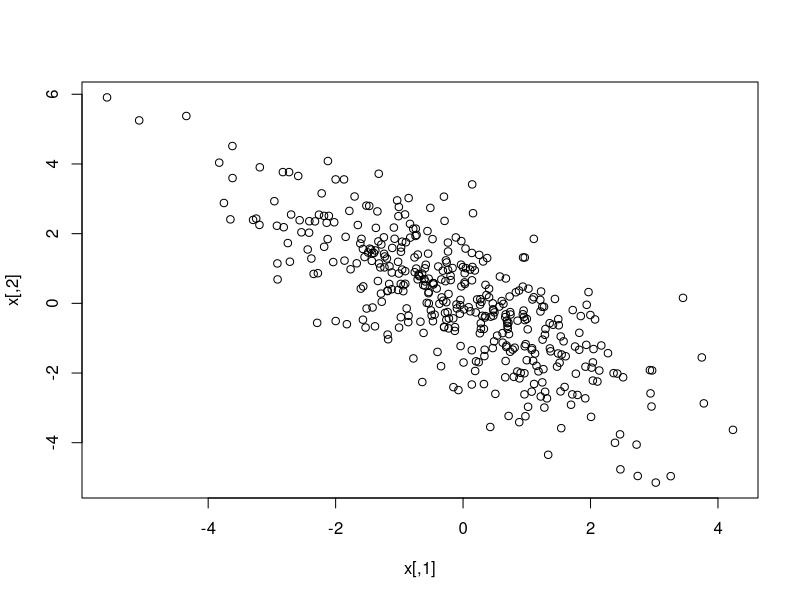
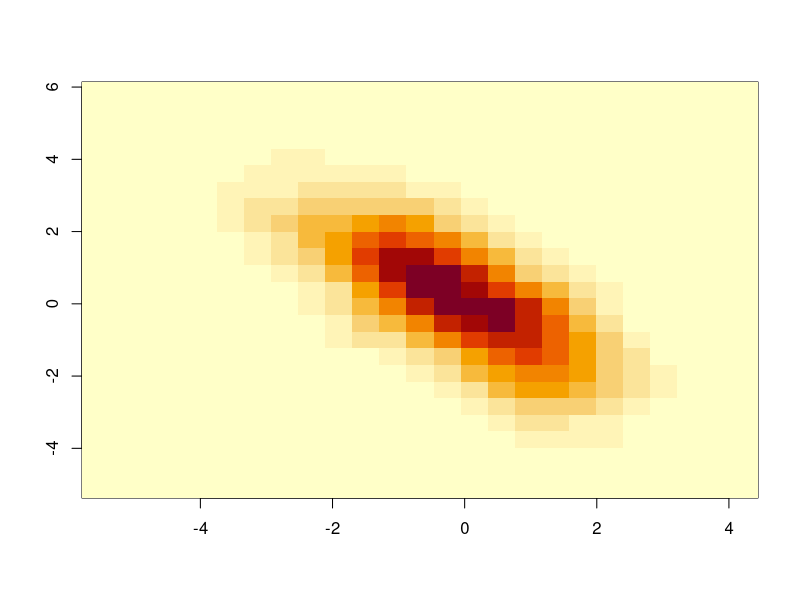
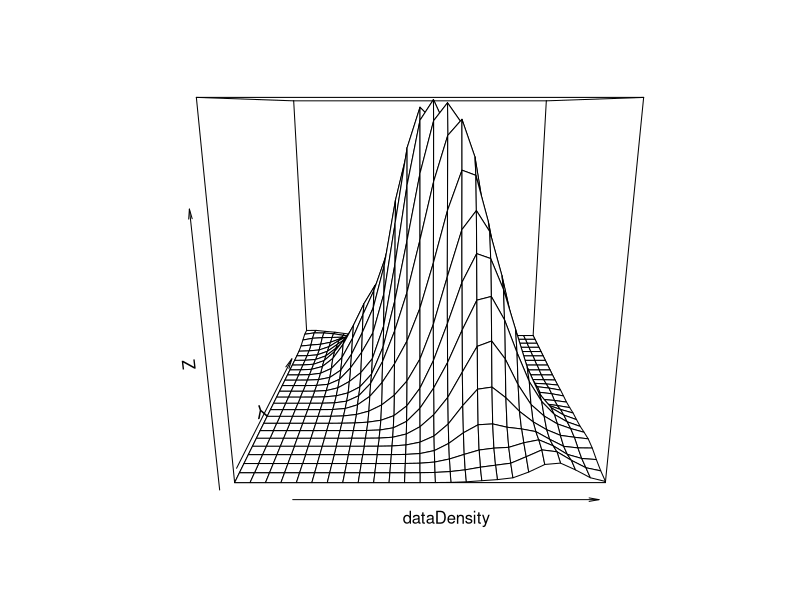
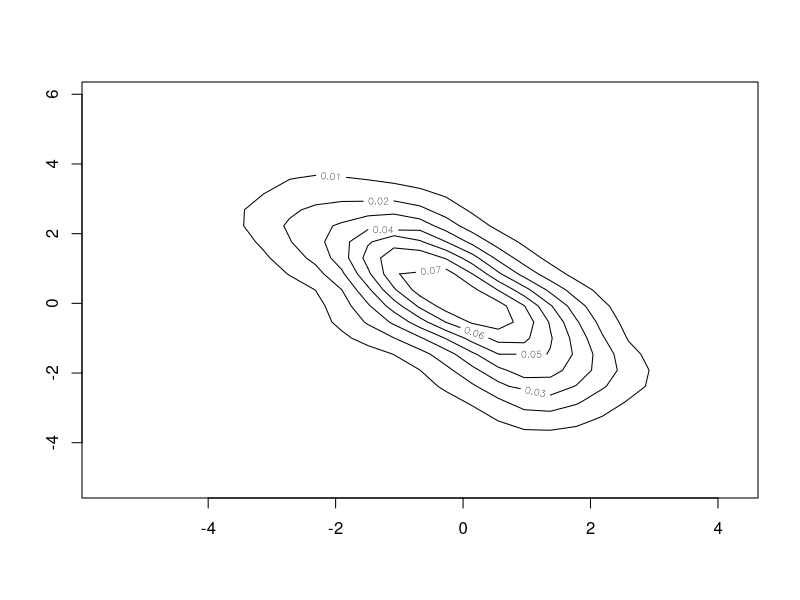

The R source for these figures, in order:
library(MASS)

getCorrelationCoefficient = function(xr, xs) {
  result = cov(xr, xs) / sqrt(cov(xr, xr) * cov(xs, xs))
  
  return(result)
}

p = 2
variances = c(2.0, 3.0)
means = c(0, 0)
covarianceMatrix = matrix(c(2, -1.83,-1.83, 3), nrow = 2)
correlation_coefficient = -0.75
n = 400

x = mvrnorm(n = n, mu = means, Sigma = covarianceMatrix)
plot(x)
cor(x[,1], x[,2])
cov(x[,1], x[,2])

#b)
dataDensity = kde2d(x[,1], x[,2])
image(dataDensity)
persp(dataDensity)
contour(dataDensity)

#c)
grid = expand.grid(0.25 * (-20:20), 0.25 * (-20:20))
matrix = c()

for (i in nrow(grid)) {
  d = (1 / (((2 * pi) ^ (p / 2)) * sqrt(det(covarianceMatrix)) )) * exp(-0.5 * as.vector(t(grid[i,] - means)) %*% solve(covarianceMatrix) %*% as.vector(t(grid[i,] - means)))
  matrix = c(matrix, d)
}
matrix = matrix(matrix, nrow = 41, ncol = 41)